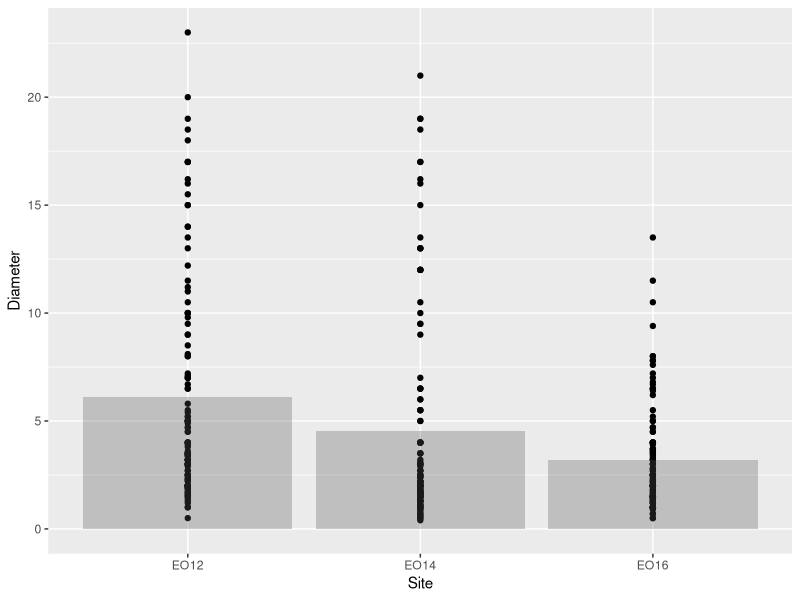
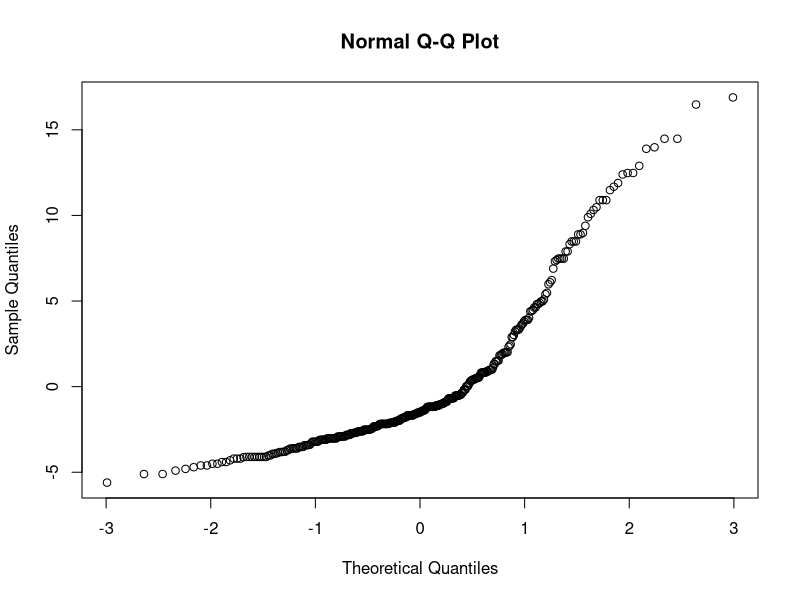
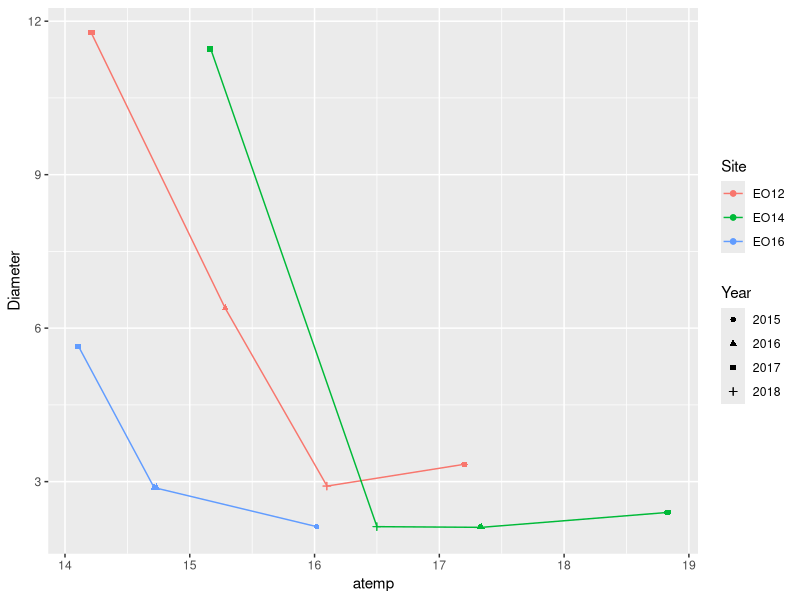
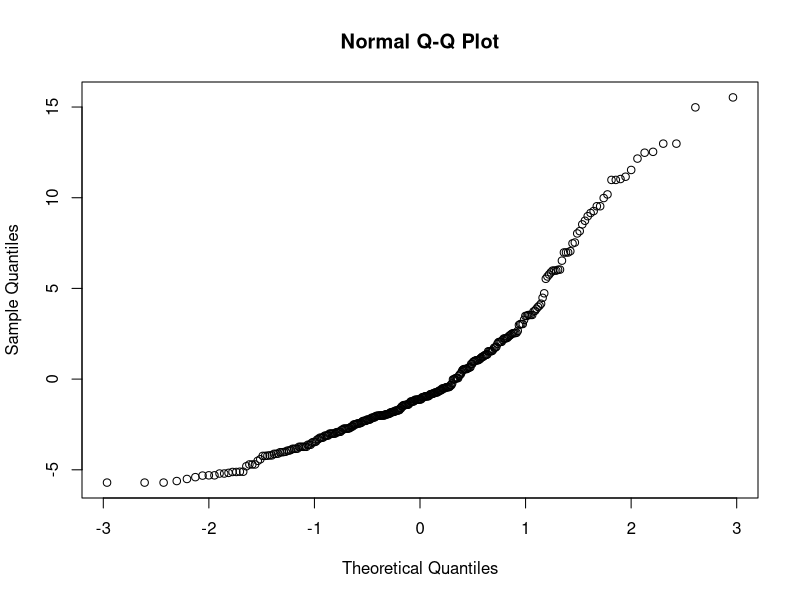

The R script that drew these images, in order:
#setwd("C:\\Users\\jaspkaur\\Google Drive\\data_analysis\\chorizanthe\\chori")

library(readxl)
library(ggplot2)
library(lme4)
library(dplyr)

# import growth data##########

growth <- read_excel("data/growth_germ.xlsx", sheet = 1)
growth$Year = as.factor(growth$Year) #convert year values into factor 

# Determine the spatio-temporal variation in Diameter------------------------------------------------------------------------

#Spatiotemporal variation in plant diameter (Figure 2b)
gavg <- growth %>% 
  group_by(Site) %>% 
  summarise(Diameter = mean(Diameter))
gavg

ggplot(growth, aes(Site, Diameter)) + geom_point() + 
   geom_bar(data = gavg, stat = "identity", alpha = .3)

####Regression of plant diameter with sites and years

g.mod <- lm(Diameter ~ Site, data=growth)

anova.tab <- anova(g.mod)
anova.tab

summary(g.mod)

qqnorm(resid(g.mod))

#Spatiotemporal variation in air temperature (Figure 2c)

growth$pop.year = paste(growth$Site,".", growth$Year)
growth2 = subset(growth, pop.year != "EO16 . 2018")

gavg2 <- growth %>% 
  group_by(Site, Year) %>% 
  summarise(Diameter = mean(Diameter), atemp = mean(pg.at))
gavg2

ggplot(gavg2, aes(atemp, Diameter, group = Site, color=Site, shape=Year)) + geom_point() + 
  geom_line() +
  geom_jitter(width=0.02, height=0.001)

####Regression of plant diameter with air temperature

g.mod <- lm(Diameter ~ pg.at, data=growth)
summary(g.mod)
anova(g.mod)
qqnorm(resid(g.mod))


